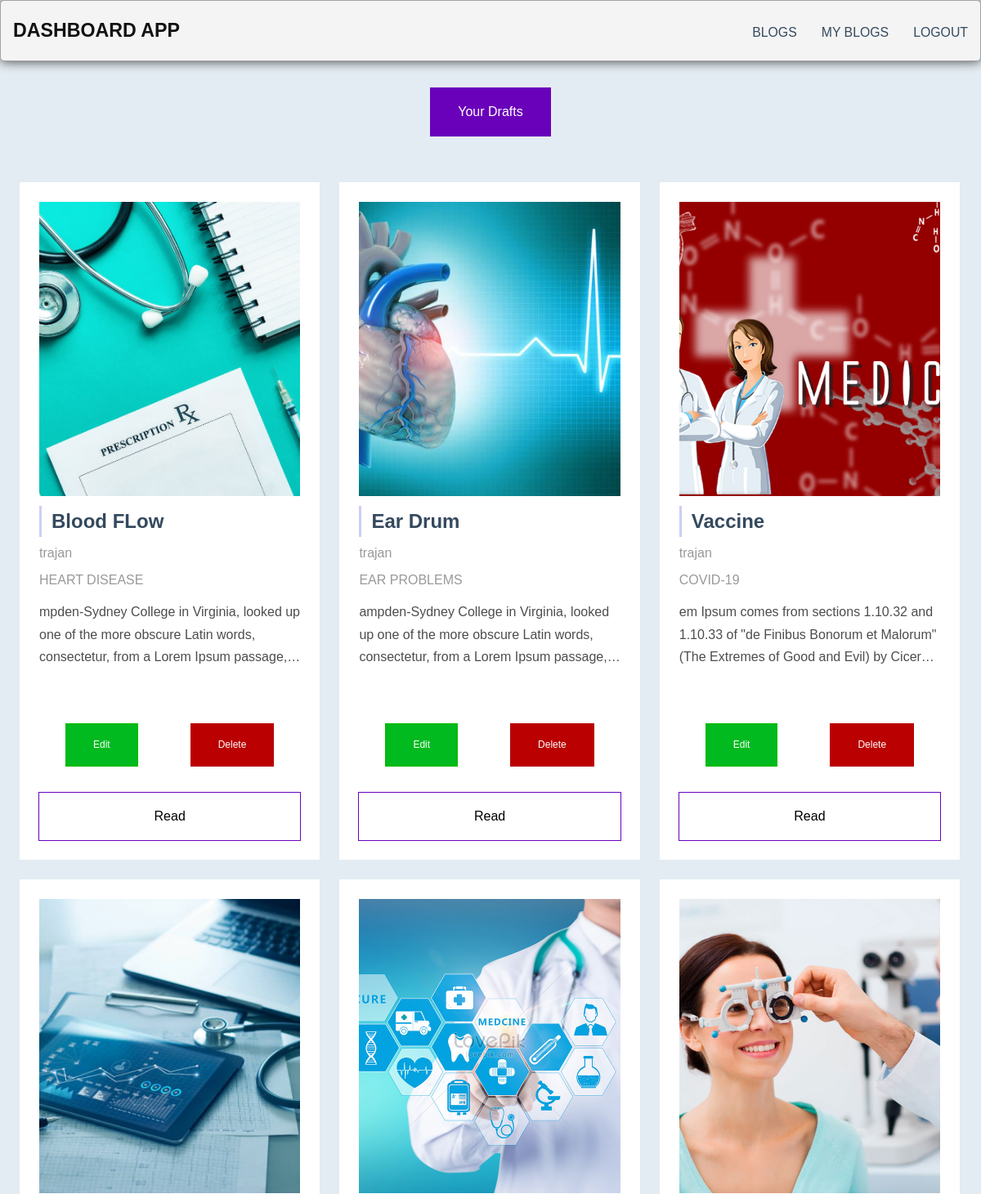
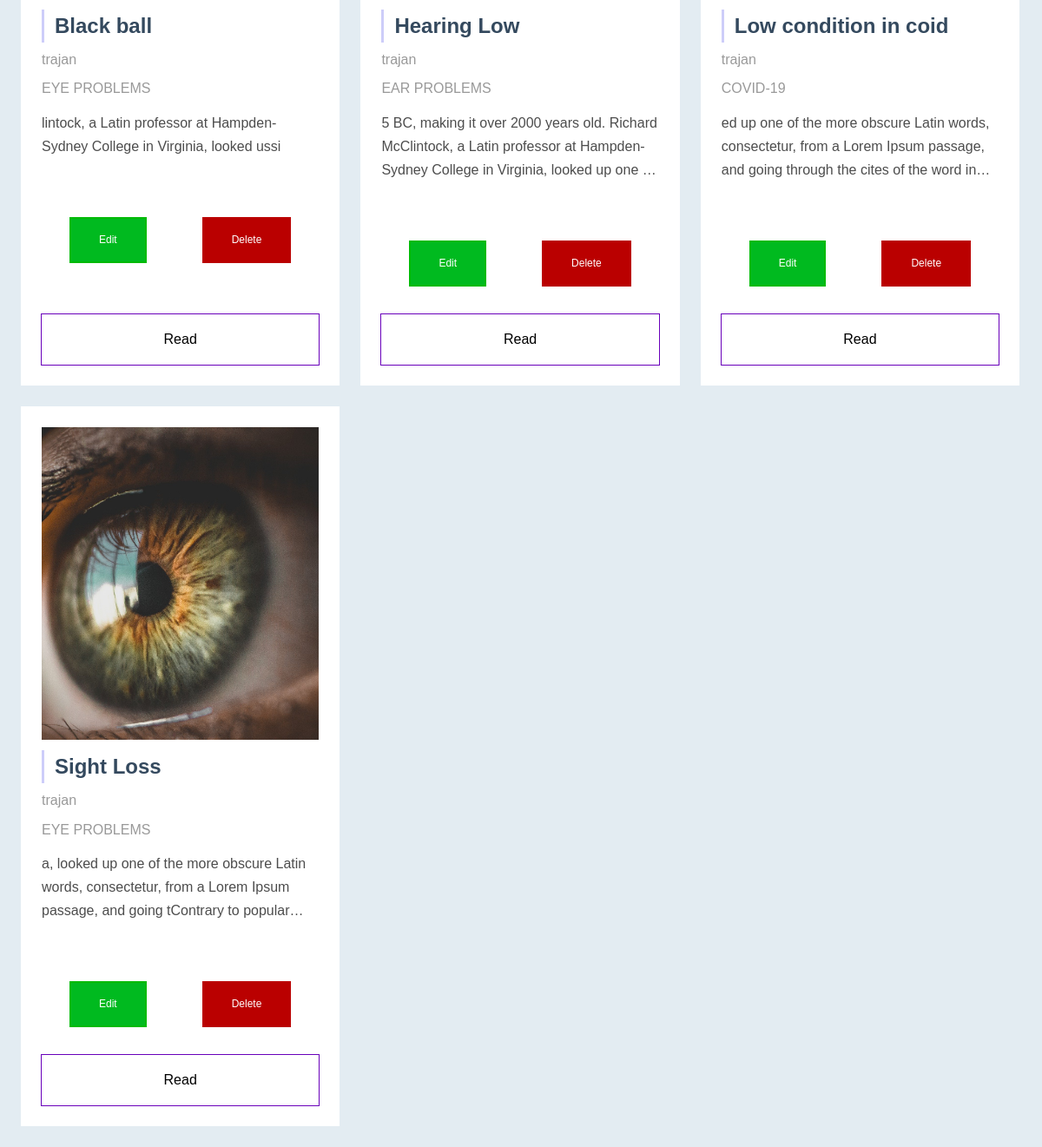
Page /my-blogs (signed in) on the committed database (2 pictures, top to bottom).
### base/models.py (models this page shows)
class Blog(models.Model):
    author = models.ForeignKey(CustomUser, on_delete=models.CASCADE, null=True)
    title = models.CharField(null=True, blank=False, max_length=150)
    image = models.ImageField(upload_to = 'images/', null = True, blank = False)
    category = models.CharField(
        max_length=20, choices=CATEGORIES, default="HEART DISEASE"
    )
    draft = models.CharField(
        max_length=4, choices=DRAFT, default="NO"
    )
    summary = models.TextField(null=True, blank=False)
    content = models.TextField(null=True, blank=False)
    updated = models.DateTimeField(auto_now=True, null=True) #whenever user updates something about this model, date is recorded
    created = models.DateTimeField(auto_now_add=True, null=True) # records date of creation og entry of this model table
    class Meta:
        ordering = ['-updated', 'created']

class CustomUser(AbstractUser):
    address = models.TextField(null=True, blank=False)
    city = models.CharField(max_length=200, null=True, blank=False)
    pincode = models.IntegerField(null=True, blank=False)
    image = models.ImageField(upload_to="image", null=True, blank=True)
    role = models.CharField(max_length=10, choices=ROLE_CHOICES, default="doctor")

### base/views.py (the view)
# urls.py: path("my-blogs", views.myBlogsPage, name="my-blogs"),
def myBlogsPage(request):
    q = request.GET.get("q") if request.GET.get("q") != None else ""
    if q == '':
        blogs = Blog.objects.filter(author=request.user)
        page = 'myblogs'
    else:
        blogs = Blog.objects.filter(draft='YES', author=request.user)
        page = 'drafts'
    context = {"blogs": blogs, 'page': page}
    return render(request, "base/myblogs.html", context)

### base/templates/base/myblogs.html (shortened to what this page needs)
{% extends 'main.html' %} {% block content %}
{% if page == 'myblogs' %}
<div class="draft"><a class="button-draft" href="{% url 'my-blogs' %}?q=drafts">Your Drafts</a></div>
{% endif %}<div class="wrap"> {% for blog in blogs %}
<div class="box">
    <div class="box-top">
      <img
        class="box-image"
        src="{{ blog.image.url }}"
      />
      <div class="title-flex">
        <h3 class="box-title">{{blog.title}}</h3>
        <p class="user-follow-info">{{blog.author}}</p>
        <p class="user-follow-info">{{blog.category}}   </p>
      </div>
      <p class="description truncated-text">
        {{blog.summary}}
      </p>
    </div>
    {% if request.user == blog.author %}
  <div class="delete-edit">
    <a class="button-edit" href="{% url 'edit-blog' blog.id %}">Edit</a>
    <a class="button-delete" href="{% url 'delete-blog' blog.id %}">Delete</a>
  </div>
  {% endif %}
    <a href="{% url 'blog' blog.id %}" class="button-read">Read</a>
  </div>
{% endfor %}</div> {% endblock %}

### templates/main.html (shortened to what this page needs)
<!DOCTYPE html>
<html lang="en">
  <head>
  </head>
  <body>
    {% include 'navbar.html' %}  {% block content %} {% endblock %}
  </body>
</html>

### templates/navbar.html (shortened to what this page needs)
<header class="header">
  <h1 class="logo"><a href="{% url 'home' %}">Dashboard App</a></h1>
  <ul class="main-nav">
    {% if request.user.is_authenticated %}
    <li><a href="{% url 'blogs' %}">Blogs</a></li>
    {% if request.user.role == 'doctor' %}
    <li><a href="{% url 'my-blogs' %}">My Blogs</a></li>
    {% endif %}
    <li><a href="{% url 'logout' %}">Logout</a></li>
    {% else %}
    <li><a href="{% url 'login' %}">Login</a></li>
    <li><a href="{% url 'sign-up' %}">Sign Up</a></li>
    {% endif %}
  </ul>
</header>

### templates/navbar.html (style rules this page uses)
* { box-sizing: border-box; }
body { font-family: "Montserrat", sans-serif; line-height: 1.6; margin: 0; min-height: 100vh; }
ul { margin: 0; padding: 0; list-style: none; }
h2, h3, a { color: #34495e; }
a { text-decoration: none; }
.logo { margin: 0; font-size: 1.45em; }
.main-nav { margin-top: 5px; }
.logo a, .main-nav a { padding: 10px 15px; text-transform: uppercase; text-align: center; display: block; }
.main-nav a { color: #34495e; font-size: 0.99em; }
.header { padding-top: 0.5em; padding-bottom: 0.5em; border: 1px solid #a2a2a2; background-color: #f4f4f4; -webkit-box-shadow: 0px 0px 14px 0px rgba(0, 0, 0, 0.75); -moz-box-shadow: 0px 0px 14px 0px rgba(0, 0, 0, 0.75); box-shadow: 0px 0px 14px 0px rgba(0, 0, 0, 0.75); -webkit-border-radius: 5px; -moz-border-radius: 5px; border-radius: 5px; }
@media (min-width: 769px) { .header, .main-nav { display: flex; } }
@media (min-width: 1025px) { .header { flex-direction: row; justify-content: space-between; } }

### rows in the picture
Blog: image (picture), title "Blood FLow", author "trajan", category "HEART DISEASE", summary "mpden-Sydney College in Virginia, looked up one of the more obscure Latin words, consectetur, from a Lorem Ipsum…", shows "Edit"
Blog: image (picture), title "Ear Drum", author "trajan", category "EAR PROBLEMS", summary "ampden-Sydney College in Virginia, looked up one of the more obscure Latin words, consectetur, from a Lorem Ipsum…", shows "Edit"
Blog: image (picture), title "Vaccine", author "trajan", category "COVID-19", summary "em Ipsum comes from sections 1.10.32 and 1.10.33 of \"de Finibus Bonorum et Malorum\" (The Extremes of Good and Evil) by…", shows "Edit"
Blog: image (picture), title "Black ball", author "trajan", category "EYE PROBLEMS", summary "lintock, a Latin professor at Hampden-Sydney College in Virginia, looked ussi", shows "Edit"
Blog: image (picture), title "Hearing Low", author "trajan", category "EAR PROBLEMS", summary "5 BC, making it over 2000 years old. Richard McClintock, a Latin professor at Hampden-Sydney College in Virginia, looked up one…", shows "Edit"
Blog: image (picture), title "Low condition in coid", author "trajan", category "COVID-19", summary "ed up one of the more obscure Latin words, consectetur, from a Lorem Ipsum passage, and going through the cites of the word…", shows "Edit"
Blog: image (picture), title "Sight Loss", author "trajan", category "EYE PROBLEMS", summary "a, looked up one of the more obscure Latin words, consectetur, from a Lorem Ipsum passage, and going tContrary to…", shows "Edit"
